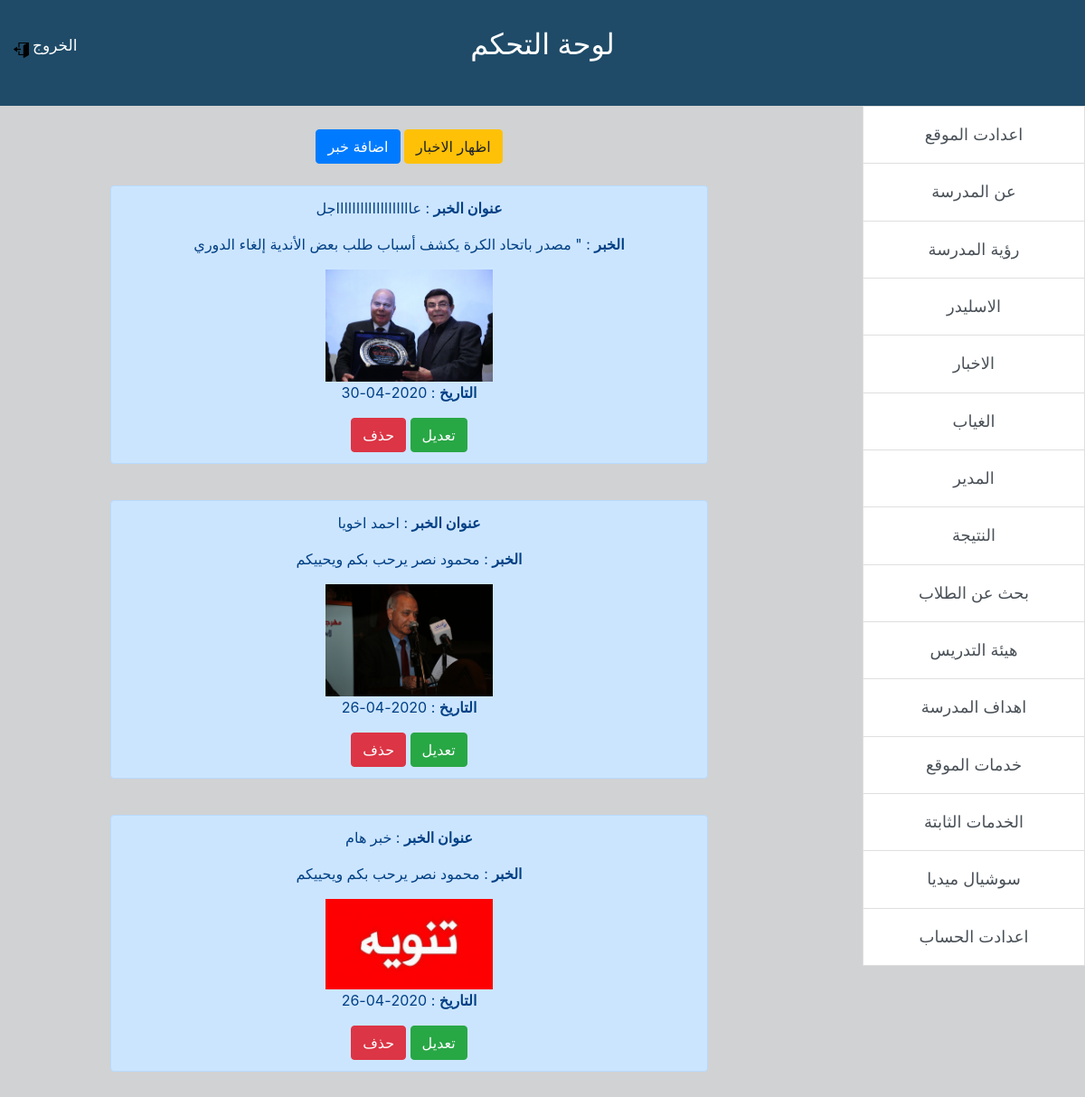
/control/news.php?action=show (signed in), run on the app's committed database.
### tables this page shows
CREATE TABLE `news` (
  `id` int(11) NOT NULL,
  `adressnews` varchar(255) NOT NULL,
  `news` varchar(1000) NOT NULL,
  `img` varchar(1000) NOT NULL,
  `date` date NOT NULL DEFAULT current_timestamp()
);

### control/news.php (the view, shortened to what this page needs)
<?php
if (isset($_SESSION['username'])) {
    include "init.php";
    ?>
       <div class='group-form' >
    <a href='?action=add'><button type="button" class="btn btn-primary">اضافة خبر</button></a>
    <a href='?action=show'><button type="button" class="btn btn-warning">اظهار الاخبار</button></a>
    </div>
<?php
if (@$_REQUEST['action'] == 'show') {
        $select = $con->prepare("SELECT * FROM news");
        $select->execute();
            if ($idupdate = $fetchupdate['id']) {?>
           <?php }
        while ($fetch = $select->fetch()) {?>
        <br><div class='group-form'>
            <div class="alert alert-primary" role="alert">
                <p><strong>عنوان الخبر</strong> : <?php echo $fetch['adressnews']; ?></p>
                <p><strong>الخبر</strong> : <?php echo $fetch['news']; ?></p>
                <img src='<?php echo $fetch['img']; ?>' class='img-silder'><br>
                <p><strong>التاريخ</strong> : <?php echo $fetch['date']; ?></p>
                <a href='?action=show&type=delete&id=<?php echo $fetch["id"]; ?>'>
                <div class='btn btn-danger'>حذف</div></a>
                <a href='?action=show&type=edit&id=<?php echo $fetch["id"]; ?>'>
                <div class='btn btn-success'>تعديل</div></a>
            </div>
        </div>
    <?php }
    }
    ?>
<?php
include $temp . "footer.php";
} else {
    header("location:index.php");
}
?>

### control/include/templates/header.php (shortened to what this page needs)
<!DOCTYPE html>
<html>
    <head>
        <link rel='stylesheet' href='<?php echo $css; ?>bootstrap.min.css'>
        <link rel="stylesheet" href="https://cdnjs.cloudflare.com/ajax/libs/font-awesome/4.7.0/css/font-awesome.min.css">
            <link rel='stylesheet' href='<?php echo $css; ?>control.css'>
            <link rel='stylesheet' href='<?php echo $css; ?>screencontrol.css'>
    </head>
    <body>

### control/init.php (shortened to what this page needs)
<?php
$css = "layout/css/";
$temp = "include/templates/";
include $temp . "header.php";
if (!(isset($noslide))) {
    include $temp . "content.php";
}

### control/include/templates/content.php
<div class="header">
    <h2>لوحة التحكم</h2>
    <h5 class='h5log'><a href="logout.php"> الخروج</a></h5>
    <img src='layout/img/shut.png' class='img-shut'>
</div>
<div class="row">
  <div class="col-4">
    <div class="list-group side-bar-cont" id="list-tab" role="tablist">
      <a class="list-group-item list-group-item-action  nav-link"  href="setting.php" role="tab"  aria-controls="home">اعدادت الموقع</a>
          <a class="list-group-item list-group-item-action"  href="about-school.php" role="tab" aria-controls="profile">عن المدرسة</a>
          <a class="list-group-item list-group-item-action"  href="version.php"  role="tab" aria-controls="messages">رؤية المدرسة</a>
          <a class="list-group-item list-group-item-action"  href="slider.php" role="tab"  aria-controls="settings">الاسليدر</a>
          <a class="list-group-item list-group-item-action" href="news.php" role="tab"  aria-controls="settings">الاخبار</a>
          <a class="list-group-item list-group-item-action" href="attanced.php" role="tab"  aria-controls="settings">الغياب</a>
          <a class="list-group-item list-group-item-action"  href="manager.php" role="tab"  aria-controls="settings">المدير</a>
          <a class="list-group-item list-group-item-action"  href="result.php" role="tab"  aria-controls="settings">النتيجة</a>
          <a class="list-group-item list-group-item-action"  href="serach.php" role="tab"  aria-controls="settings">بحث عن الطلاب</a>
          <a class="list-group-item list-group-item-action"  href="teacher.php" role="tab"  aria-controls="settings">هيئة التدريس</a>
          <a class="list-group-item list-group-item-action"  href="goals.php" role="tab"  aria-controls="settings">اهداف المدرسة</a>
          <a class="list-group-item list-group-item-action"  href="service.php" role="tab"  aria-controls="settings">خدمات الموقع</a>
          <a class="list-group-item list-group-item-action"  href="staservice.php" role="tab"  aria-controls="settings">الخدمات الثابتة</a>
          <a class="list-group-item list-group-item-action"  href="social.php" role="tab"  aria-controls="settings">سوشيال ميديا</a>
          <a class="list-group-item list-group-item-action"  href="acount.php" role="tab"  aria-controls="settings">اعدادت الحساب</a>
    </div>
  </div>
</div>

### control/include/templates/footer.php (shortened to what this page needs)
</body>
</html>

### control/layout/css/control.css (style rules this page uses)
body { overflow-x: hidden; background-color: #D1D2D3; }
a:hover, a { text-decoration: none; color: white; }
.header { position: absolute; width: 100%; height: 117px; background-color: #1f4b68 !important; }
.header h2 { text-align: center; color: white; margin-top: 30px; }
.side-bar-cont { width: 60% }
.row { display: -ms-flexbox; display: flex; -ms-flex-wrap: wrap; flex-wrap: wrap; margin-left: -15px; position: relative; right: 15px; top: 117px; direction: rtl; }
.col-4 { position: relative; width: 100%; padding-right: 0px; padding-left: 0 }
.list-group-item+.list-group-item, .list-group-item:first-child { text-align: center; padding: 17px 0 18.35px 0; font-size: 18px; }
.list-group-item:first-child, .list-group-item:last-child { border-top-left-radius: 0; border-top-right-radius: 0; border-bottom-left-radius: 0; border-bottom-right-radius: 0; }
.h5log { top: -36px; position: relative; left: 36px; font-size: 17px; }
.img-shut { width: 17px; position: relative; top: -63px; left: 15px; }
.group-form { width: 700px; position: relative; text-align: center; top: -798px; right: -176px; }

### control/layout/css/screencontrol.css (style rules this page uses)
.img-silder { width: 30% }
p { line-break: anywhere; }
@media (min-width:1151px) and (max-width:1299px) { .header { overflow: hidden; } }
@media (min-width:1151px) and (max-width:1299px) { .group-form { width: 661px; top: -808px; right: -122px; } }

### data on the page
news: adressnews "عاااااااااااااااااااجل", news "\" مصدر باتحاد الكرة يكشف أسباب طلب بعض الأندية إلغاء الدوري", img (picture), date "2020-04-30"
news: adressnews "احمد اخويا", news "محمود نصر يرحب بكم ويحييكم", img (picture), date "2020-04-26"
news: adressnews "خبر هام", news "محمود نصر يرحب بكم ويحييكم", img (picture), date "2020-04-26"
